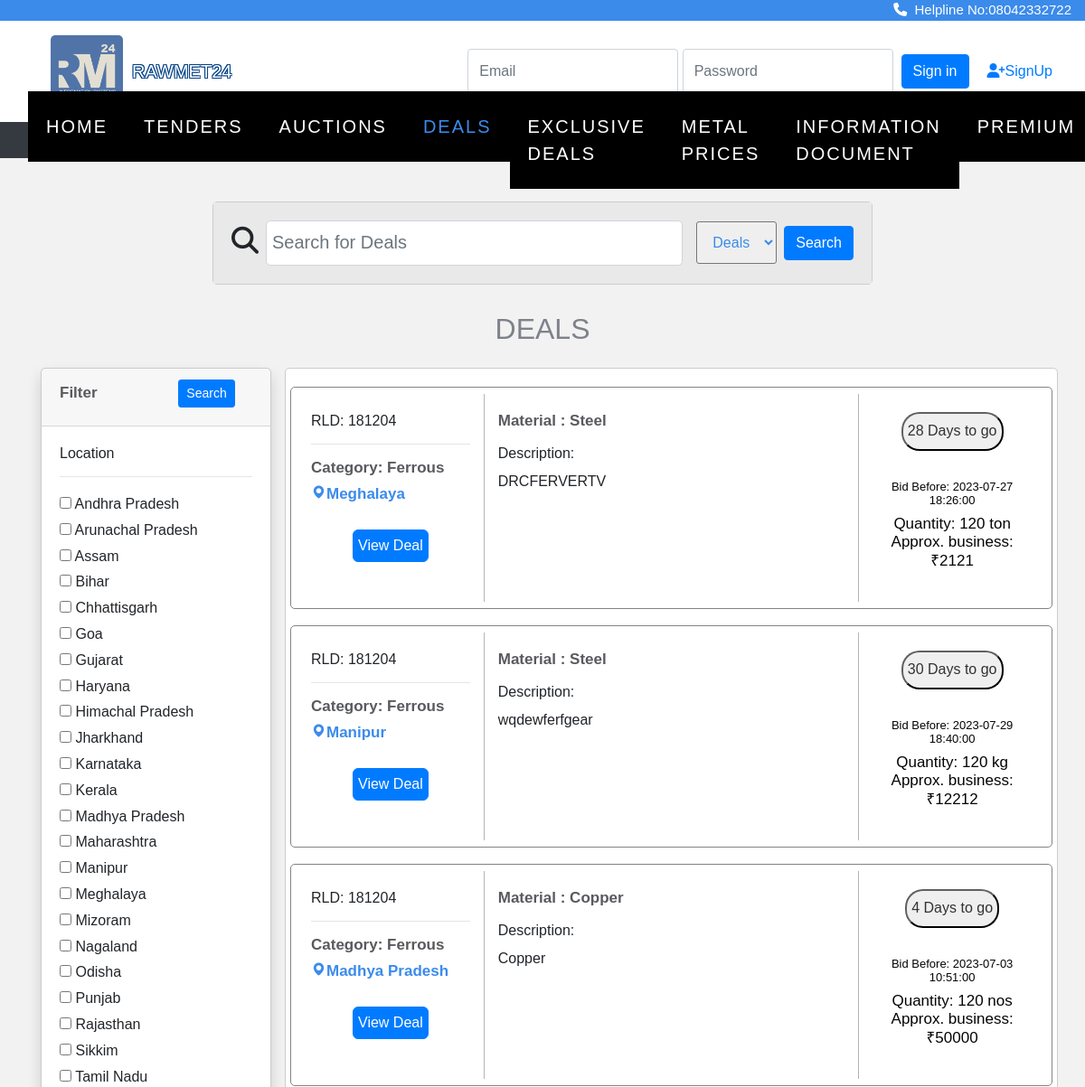
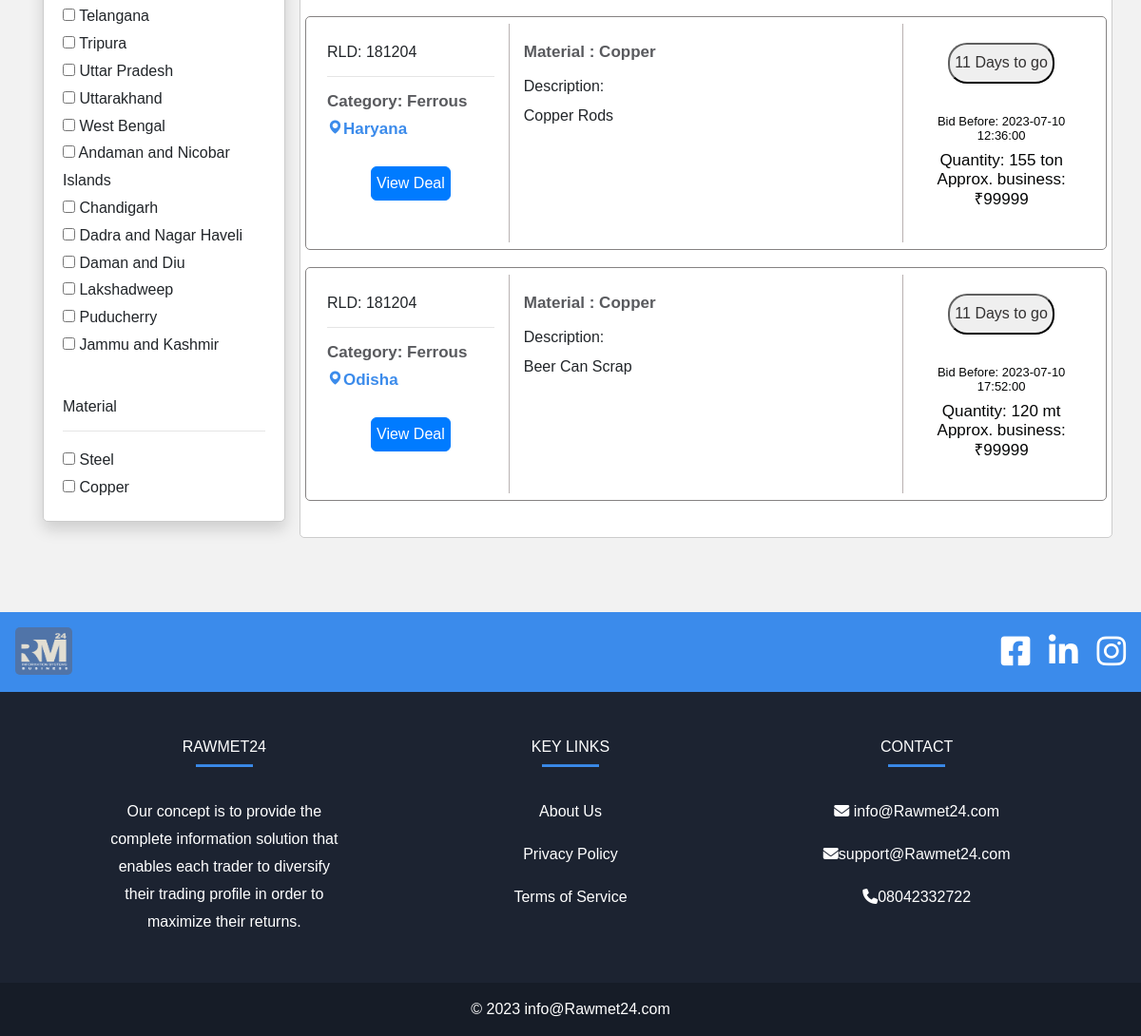
/tender/deals.php, run on the app's committed database (2 pictures, top to bottom).
### tables this page shows
CREATE TABLE `location` (
  `state_id` int(11) NOT NULL,
  `state_name` varchar(50) DEFAULT NULL
);

CREATE TABLE `deals` (
  `id` int(11) NOT NULL,
  `category` varchar(255) DEFAULT NULL,
  `infoId` varchar(255) DEFAULT NULL,
  `ir` varchar(255) DEFAULT NULL,
  `fe` varchar(255) DEFAULT NULL,
  `quantity` varchar(255) NOT NULL,
  `dealValue` varchar(255) NOT NULL,
  `dealDatetime` datetime DEFAULT NULL,
  `docCreatedby` varchar(255) DEFAULT NULL,
  `location` varchar(255) DEFAULT NULL,
  `industrialArea` varchar(255) DEFAULT NULL,
  `companyName` varchar(255) DEFAULT NULL,
  `contactPerson` varchar(255) DEFAULT NULL,
  `email` varchar(255) DEFAULT NULL,
  `address` varchar(255) DEFAULT NULL,
  `city` varchar(255) DEFAULT NULL,
  `state` varchar(255) DEFAULT NULL,
  `contactNumber` varchar(255) DEFAULT NULL,
  `whatsappNumber` varchar(255) DEFAULT NULL,
  `gstin` varchar(255) DEFAULT NULL,
  `orderType` varchar(255) DEFAULT NULL,
  `material` varchar(255) DEFAULT NULL,
  `matDesc` varchar(255) NOT NULL,
  `specification` varchar(255) DEFAULT NULL,
  `dor` datetime DEFAULT NULL,
  `expQuotation` int(25) DEFAULT NULL,
  `img` varchar(300) NOT NULL,
  `filenames` varchar(300) NOT NULL
);

### tender/deals.php (the view, shortened to what the rows shown need)
<?php
include "connect.php";
?>
<!doctype html>
<html lang="en">
  <head>
    <link rel="stylesheet" href="https://cdn.jsdelivr.net/npm/bootstrap@4.0.0/dist/css/bootstrap.min.css">
<link rel="stylesheet" href="https://stackpath.bootstrapcdn.com/font-awesome/4.7.0/css/font-awesome.min.css">
<link rel="stylesheet" href="https://cdnjs.cloudflare.com/ajax/libs/font-awesome/4.7.0/css/font-awesome.min.css">
<link rel="stylesheet" href="css/style.css">
<link rel="stylesheet" href="css/_buttons.scss">
<link rel="stylesheet" href="css/buttons.scss">
<link rel="stylesheet" href="css/auction.css">
<link rel="stylesheet" href="css/reboot.scss">
<link rel="stylesheet" href="dropdown.css">
<link rel="stylesheet" href="https://cdnjs.cloudflare.com/ajax/libs/font-awesome/6.4.0/css/all.min.css">
<link href='https://unpkg.com/boxicons@2.1.4/css/boxicons.min.css' rel='stylesheet'>
<link rel="stylesheet" href="https://cdnjs.cloudflare.com/ajax/libs/font-awesome/4.7.0/css/font-awesome.min.css">
<link rel="stylesheet" type="text/css" href="https://stackpath.bootstrapcdn.com/bootstrap/4.4.1/css/bootstrap.min.css">
<link rel="stylesheet" type="text/css" href="https://pixinvent.com/stack-responsive-bootstrap-4-admin-template/app-assets/css/bootstrap-extended.min.css">
<link rel="stylesheet" type="text/css" href="https://pixinvent.com/stack-responsive-bootstrap-4-admin-template/app-assets/fonts/simple-line-icons/style.min.css">
</head>
</head>
<body>
<section class="home">
<br><br>
 <center>
 <h2 style="color: #7e828b;">DEALS</h2> </center>
 <div class="container">
        <div class="row">
            <div class="col-md-3">
                <form action="deals.php?l=" method="GET">
                    <div class="card shadow mt-3">
                        <div class="card-body">
                            <h6>Location</h6>
                            <hr>
                            <?php
                            $brand_query = "SELECT * FROM location";
                            $brand_query_run = mysqli_query($con, $brand_query);
                            if (mysqli_num_rows($brand_query_run) > 0) {
                                foreach ($brand_query_run as $locationlist) {
                                    ?>
                                    <div id="checkbox">
                                        <input type="checkbox" name="locations" value="<?= $locationlist['state_name']; ?>"
                                            ?>>
                                        <?= $locationlist['state_name']; ?>
                                    </div>
                                    <?php
                                }
                            } else {
                                 echo "<div class='abc'>";
                              echo "No locations Found";
                              echo "</div>";
                            }
                            ?>
                        </div>
                    </div>
                </form>
            </div>
            <div class="col-md-9 mt-3 desktop-view">
                    <div class="card card-body row">
                        <?php
                        if (isset($_GET['locations'])) {
                            $branchecked = [];
                            $branchecked[0] = $_GET['locations'];
                            foreach ($branchecked as $rowbrand) {
                                 $sql = "SELECT * FROM deals WHERE location='".$rowbrand."'";
                                $result = mysqli_query($con, $sql);
                                if (mysqli_num_rows($result) > 0) {
                                    foreach ($result as $row):
                                      $endDatetime = new DateTime($row['dealDatetime']);
                                      $currentDate = new DateTime();
                                      $interval = $currentDate->diff($endDatetime);
                                      $daysToGo = $interval->format('%a');
                                      $status = ($currentDate > $endDatetime) ? " ago" : " to go";
                                       $daysText = ($status >= " ago") ? "Days" : "Days";
                                  if ($daysToGo == 0) {
                                    $daysToGo ='Last Day';
                                    $status='';
                                    $daysText='';
                                  }
                                  if ($status == " ago") {
                                    continue;
                                  }
                                        ?>
                                        <div class="row bor">
    <div class="col-sm-12 col-md-3 vl2">
                <h6 style="margin-top:20px;">RLD: 181204</h6>
                <hr>
                <h5>Category: Ferrous </h5>
                <h5 style="color:#3b8beb; "><i class='bx bxs-map'></i><?php echo $row['location']; ?></h5>
                <center><a href="deal_page.php?g=<?php echo $row['id']; ?>"><button  style="padding:5px; border-radius: 6px;font-size: 100%; margin-top:20px;" class="btn btn-primary" type="submit">View Deal</button></h6></a></center>
               </div>
     <div class="col-sm-12 col-md-6">
               <h5 style="margin-top:20px;">Material : <?php echo $row['material']; ?> </h5>
               <p style="color:#444f68;"><h6>Description:</h6> <?php echo $row['specification']; ?></p>
        </div>
    <div class="col-sm-12 col-md-3 vl">
            <center><button style="padding:5px ;border-color: #0c0c0c; border-radius: 20px; color: #333131; margin-top:20px;"><?php echo $daysToGo . ' ' . $daysText . $status;?></button>
                  <div class="" style="padding:12px ;border-color: #0c0c0c;  color: #333131;margin-top:20px; "><h4>Bid Before: <?php echo $row['dealDatetime']; ?> </h4><h3>Quantity: <?php echo $row['quantity']; ?><br>Approx. business: ₹<?php echo $row['dealValue']; ?></h3></div></center>
                  </div>
                  </div>
                                        <?php
                                    endforeach;
                                }else {
                                  echo "<div class='abc'>";
                                  echo "No result is found";
                                  echo "</div>";
                              }
                            }
                      }
                         else {
                            $sql = "SELECT * FROM deals";
                            $result = mysqli_query($con, $sql);
                            if (mysqli_num_rows($result) > 0) {
                                foreach ($result as $row):
                                  $endDatetime = new DateTime($row['dealDatetime']);
                                  $currentDate = new DateTime();
                                  $interval = $currentDate->diff($endDatetime);
                                  $daysToGo = $interval->format('%a');
                                  $status = ($currentDate > $endDatetime) ? " ago" : " to go";
                                   $daysText = ($status >= " ago") ? "Days" : "Days";
                                    ?>
                      <div class="row bor">
    <div class="col-sm-12 col-md-3 vl2">
                <h6 style="margin-top:20px;">RLD: 181204</h6>
                <hr>
                <h5>Category: Ferrous </h5>
                <h5 style="color:#3b8beb; "><i class='bx bxs-map'></i><?php echo $row['location']; ?></h5>
                <center><a href="deal_page.php?g=<?php echo $row['id']; ?>"><button  style="padding:5px; border-radius: 6px;font-size: 100%; margin-top:20px;" class="btn btn-primary" type="submit">View Deal</button></h6></a></center>
               </div>
     <div class="col-sm-12 col-md-6">
               <h5 style="margin-top:20px;">Material : <?php echo $row['material']; ?> </h5>
               <p style="color:#444f68;"><h6>Description:</h6> <?php echo $row['specification']; ?></p>
        </div>
    <div class="col-sm-12 col-md-3 vl">
            <center><button style="padding:5px ;border-color: #0c0c0c; border-radius: 20px; color: #333131; margin-top:20px;"><?php echo $daysToGo . ' ' . $daysText . $status;?></button>
                  <div class="" style="padding:12px ;border-color: #0c0c0c;  color: #333131;margin-top:20px; "><h4>Bid Before: <?php echo $row['dealDatetime']; ?> </h4><h3>Quantity: <?php echo $row['quantity']; ?><br>Approx. business: ₹<?php echo $row['dealValue']; ?></h3></div></center>
      </div>
      </div>
                                <?php
                                endforeach;
                            } else {
                               echo "<div class='abc'>";
                                  echo "No result is found";
                                  echo "</div>";
                            }
                        }
                        ?>
               <div></section>
  </body>
</html>

### data on the page
location: state_name "Andhra Pradesh"
location: state_name "Arunachal Pradesh"
location: state_name "Assam"
location: state_name "Bihar"
location: state_name "Chhattisgarh"
location: state_name "Goa"
location: state_name "Gujarat"
location: state_name "Haryana"
location: state_name "Himachal Pradesh"
location: state_name "Jharkhand"
location: state_name "Karnataka"
location: state_name "Kerala"
location: state_name "Madhya Pradesh"
location: state_name "Maharashtra"
location: state_name "Manipur"
location: state_name "Meghalaya"
location: state_name "Mizoram"
location: state_name "Nagaland"
location: state_name "Odisha"
location: state_name "Punjab"
location: state_name "Rajasthan"
location: state_name "Sikkim"
location: state_name "Tamil Nadu"
location: state_name "Telangana"
location: state_name "Tripura"
location: state_name "Uttar Pradesh"
location: state_name "Uttarakhand"
location: state_name "West Bengal"
location: state_name "Andaman and Nicobar Islands"
location: state_name "Chandigarh"
location: state_name "Dadra and Nagar Haveli"
location: state_name "Daman and Diu"
location: state_name "Lakshadweep"
location: state_name "Puducherry"
location: state_name "Jammu and Kashmir"
deals: location "Meghalaya", material "Steel", specification "DRCFERVERTV", dealDatetime "28", dealDatetime "Days", dealDatetime "to go", dealDatetime "2023-07-27 18:26:00", quantity "120 ton", dealValue "2121"
deals: location "Manipur", material "Steel", specification "wqdewferfgear", dealDatetime "30", dealDatetime "Days", dealDatetime "to go", dealDatetime "2023-07-29 18:40:00", quantity "120 kg", dealValue "12212"
deals: location "Madhya Pradesh", material "Copper", specification "Copper", dealDatetime "4", dealDatetime "Days", dealDatetime "to go", dealDatetime "2023-07-03 10:51:00", quantity "120 nos", dealValue "50000"
deals: location "Haryana", material "Copper", specification "Copper Rods", dealDatetime "11", dealDatetime "Days", dealDatetime "to go", dealDatetime "2023-07-10 12:36:00", quantity "155 ton", dealValue "99999"
deals: location "Odisha", material "Copper", specification "Beer Can Scrap", dealDatetime "11", dealDatetime "Days", dealDatetime "to go", dealDatetime "2023-07-10 17:52:00", quantity "120 mt", dealValue "99999"

### other printed values
$materiallist['material'] "Steel"
$materiallist['material'] "Copper"
